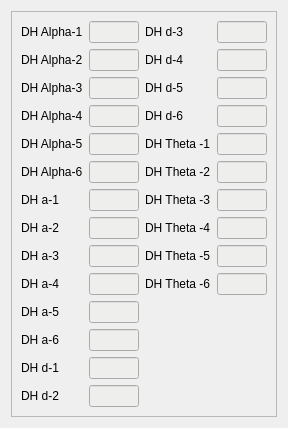
                <widget class="QWidget" name="widget_2">
                 <attribute name="title">
                  <string>DH parameters</string>
                 </attribute>
                 <layout class="QGridLayout" name="gridLayout_14">
                  <item row="0" column="0">
                   <widget class="QFrame" name="frame_13">
                    <property name="autoFillBackground">
                     <bool>false</bool>
                    </property>
                    <property name="frameShape">
                     <enum>QFrame::StyledPanel</enum>
                    </property>
                    <property name="frameShadow">
                     <enum>QFrame::Raised</enum>
                    </property>
                    <layout class="QGridLayout" name="gridLayout_16">
                     <property name="topMargin">
                      <number>9</number>
                     </property>
                     <item row="1" column="7">
                      <widget class="QLabel" name="label_12">
                       <property name="maximumSize">
                        <size>
                         <width>100</width>
                         <height>16777215</height>
                        </size>
                       </property>
                       <property name="text">
                        <string>DH d-4</string>
                       </property>
                      </widget>
                     </item>
                     <item row="3" column="7">
                      <widget class="QLabel" name="label_37">
                       <property name="maximumSize">
                        <size>
                         <width>100</width>
                         <height>16777215</height>
                        </size>
                       </property>
                       <property name="text">
                        <string>DH d-6</string>
                       </property>
                      </widget>
                     </item>
                     <item row="5" column="7">
                      <widget class="QLabel" name="label_44">
                       <property name="maximumSize">
                        <size>
                         <width>100</width>
                         <height>16777215</height>
                        </size>
                       </property>
                       <property name="text">
                        <string>DH Theta -2</string>
                       </property>
                      </widget>
                     </item>
                     <item row="2" column="7">
                      <widget class="QLabel" name="label_29">
                       <property name="maximumSize">
                        <size>
                         <width>100</width>
                         <height>16777215</height>
                        </size>
                       </property>
                       <property name="text">
                        <string>DH d-5</string>
                       </property>
                      </widget>
                     </item>
                     <item row="4" column="7">
                      <widget class="QLabel" name="label_40">
                       <property name="maximumSize">
                        <size>
                         <width>100</width>
                         <height>16777215</height>
                        </size>
                       </property>
                       <property name="text">
                        <string>DH Theta -1</string>
                       </property>
                      </widget>
                     </item>
                     <item row="0" column="7">
                      <widget class="QLabel" name="label_30">
                       <property name="maximumSize">
                        <size>
                         <width>100</width>
                         <height>16777215</height>
                        </size>
                       </property>
                       <property name="text">
                        <string>DH d-3</string>
                       </property>
                      </widget>
                     </item>
                     <item row="0" column="4">
                      <widget class="QLabel" name="label_4">
                       <property name="maximumSize">
                        <size>
                         <width>100</width>
                         <height>16777215</height>
                        </size>
                       </property>
                       <property name="text">
                        <string>DH Alpha-1</string>
                       </property>
                      </widget>
                     </item>
                     <item row="0" column="8">
                      <widget class="QLineEdit" name="dh_d3">
                       <property name="maximumSize">
                        <size>
                         <width>50</width>
                         <height>16777215</height>
                        </size>
                       </property>
                       <property name="styleSheet">
                        <string notr="true">background-color: rgb(238, 238, 236);</string>
                       </property>
                      </widget>
                     </item>
                     <item row="1" column="8">
                      <widget class="QLineEdit" name="dh_d4">
                       <property name="maximumSize">
                        <size>
                         <width>50</width>
                         <height>16777215</height>
                        </size>
                       </property>
                       <property name="styleSheet">
                        <string notr="true">background-color: rgb(238, 238, 236);</string>
                       </property>
                      </widget>
                     </item>
                     <item row="2" column="8">
                      <widget class="QLineEdit" name="dh_d5">
                       <property name="maximumSize">
                        <size>
                         <width>50</width>
                         <height>16777215</height>
                        </size>
                       </property>
                       <property name="styleSheet">
                        <string notr="true">background-color: rgb(238, 238, 236);</string>
                       </property>
                      </widget>
                     </item>
                     <item row="3" column="8">
                      <widget class="QLineEdit" name="dh_d6">
                       <property name="maximumSize">
                        <size>
                         <width>50</width>
                         <height>16777215</height>
                        </size>
                       </property>
                       <property name="styleSheet">
                        <string notr="true">background-color: rgb(238, 238, 236);</string>
                       </property>
                      </widget>
                     </item>
                     <item row="4" column="8">
                      <widget class="QLineEdit" name="dh_theta1">
                       <property name="maximumSize">
                        <size>
                         <width>50</width>
                         <height>16777215</height>
                        </size>
                       </property>
                       <property name="styleSheet">
                        <string notr="true">background-color: rgb(238, 238, 236);</string>
                       </property>
                      </widget>
                     </item>
                     <item row="5" column="8">
                      <widget class="QLineEdit" name="dh_theta2">
                       <property name="maximumSize">
                        <size>
                         <width>50</width>
                         <height>16777215</height>
                        </size>
                       </property>
                       <property name="styleSheet">
                        <string notr="true">background-color: rgb(238, 238, 236);</string>
                       </property>
                      </widget>
                     </item>
                     <item row="0" column="5">
                      <widget class="QLineEdit" name="dh_alpha1">
                       <property name="maximumSize">
                        <size>
                         <width>50</width>
                         <height>16777215</height>
                        </size>
                       </property>
                       <property name="styleSheet">
                        <string notr="true">background-color: rgb(238, 238, 236);</string>
                       </property>
                      </widget>
                     </item>
                     <item row="1" column="5">
                      <widget class="QLineEdit" name="dh_alpha2">
                       <property name="maximumSize">
                        <size>
                         <width>50</width>
                         <height>16777215</height>
                        </size>
                       </property>
                       <property name="styleSheet">
                        <string notr="true">background-color: rgb(238, 238, 236);</string>
                       </property>
                      </widget>
                     </item>
                     <item row="2" column="5">
                      <widget class="QLineEdit" name="dh_alpha3">
                       <property name="maximumSize">
                        <size>
                         <width>50</width>
                         <height>16777215</height>
                        </size>
                       </property>
                       <property name="styleSheet">
                        <string notr="true">background-color: rgb(238, 238, 236);</string>
                       </property>
                      </widget>
                     </item>
                     <item row="3" column="5">
                      <widget class="QLineEdit" name="dh_alpha4">
                       <property name="maximumSize">
                        <size>
                         <width>50</width>
                         <height>16777215</height>
                        </size>
                       </property>
                       <property name="styleSheet">
                        <string notr="true">background-color: rgb(238, 238, 236);</string>
                       </property>
                      </widget>
                     </item>
                     <item row="1" column="4">
                      <widget class="QLabel" name="label_31">
                       <property name="maximumSize">
                        <size>
                         <width>100</width>
                         <height>16777215</height>
                        </size>
                       </property>
                       <property name="text">
                        <string>DH Alpha-2</string>
                       </property>
                      </widget>
                     </item>
                     <item row="2" column="4">
                      <widget class="QLabel" name="label_13">
                       <property name="maximumSize">
                        <size>
                         <width>100</width>
                         <height>16777215</height>
                        </size>
                       </property>
                       <property name="text">
                        <string>DH Alpha-3</string>
                       </property>
                      </widget>
                     </item>
                     <item row="3" column="4">
                      <widget class="QLabel" name="label_32">
                       <property name="maximumSize">
                        <size>
                         <width>100</width>
                         <height>16777215</height>
                        </size>
                       </property>
                       <property name="text">
                        <string>DH Alpha-4</string>
                       </property>
                      </widget>
                     </item>
                     <item row="4" column="4">
                      <widget class="QLabel" name="label_6">
                       <property name="maximumSize">
                        <size>
                         <width>100</width>
                         <height>16777215</height>
                        </size>
                       </property>
                       <property name="text">
                        <string>DH Alpha-5</string>
                       </property>
                      </widget>
                     </item>
                     <item row="5" column="4">
                      <widget class="QLabel" name="label_33">
                       <property name="maximumSize">
                        <size>
                         <width>100</width>
                         <height>16777215</height>
                        </size>
                       </property>
                       <property name="text">
                        <string>DH Alpha-6</string>
                       </property>
                      </widget>
                     </item>
                     <item row="6" column="4">
                      <widget class="QLabel" name="label_34">
                       <property name="maximumSize">
                        <size>
                         <width>100</width>
                         <height>16777215</height>
                        </size>
                       </property>
                       <property name="text">
                        <string>DH a-1</string>
                       </property>
                      </widget>
                     </item>
                     <item row="7" column="4">
                      <widget class="QLabel" name="label_35">
                       <property name="maximumSize">
                        <size>
                         <width>100</width>
                         <height>16777215</height>
                        </size>
                       </property>
                       <property name="text">
                        <string>DH a-2</string>
                       </property>
                      </widget>
                     </item>
                     <item row="8" column="4">
                      <widget class="QLabel" name="label_36">
                       <property name="maximumSize">
                        <size>
                         <width>100</width>
                         <height>16777215</height>
                        </size>
                       </property>
                       <property name="text">
                        <string>DH a-3</string>
                       </property>
                      </widget>
                     </item>
                     <item row="9" column="4">
                      <widget class="QLabel" name="label_27">
                       <property name="maximumSize">
                        <size>
                         <width>100</width>
                         <height>16777215</height>
                        </size>
                       </property>
                       <property name="text">
                        <string>DH a-4</string>
                       </property>
                      </widget>
                     </item>
                     <item row="10" column="4">
                      <widget class="QLabel" name="label_5">
                       <property name="maximumSize">
                        <size>
                         <width>100</width>
                         <height>16777215</height>
                        </size>
                       </property>
                       <property name="text">
                        <string>DH a-5</string>
                       </property>
                      </widget>
                     </item>
                     <item row="11" column="4">
                      <widget class="QLabel" name="label_7">
                       <property name="maximumSize">
                        <size>
                         <width>100</width>
                         <height>16777215</height>
                        </size>
                       </property>
                       <property name="text">
                        <string>DH a-6</string>
                       </property>
                      </widget>
                     </item>
                     <item row="12" column="4">
                      <widget class="QLabel" name="label_28">
                       <property name="maximumSize">
                        <size>
                         <width>100</width>
                         <height>16777215</height>
                        </size>
                       </property>
                       <property name="text">
                        <string>DH d-1</string>
                       </property>
                      </widget>
                     </item>
                     <item row="13" column="4">
                      <widget class="QLabel" name="label_9">
                       <property name="maximumSize">
                        <size>
                         <width>100</width>
                         <height>16777215</height>
                        </size>
                       </property>
                       <property name="text">
                        <string>DH d-2</string>
                       </property>
                      </widget>
                     </item>
                     <item row="4" column="5">
                      <widget class="QLineEdit" name="dh_alpha5">
                       <property name="maximumSize">
                        <size>
                         <width>50</width>
                         <height>16777215</height>
                        </size>
                       </property>
                       <property name="styleSheet">
                        <string notr="true">background-color: rgb(238, 238, 236);</string>
                       </property>
                      </widget>
                     </item>
                     <item row="5" column="5">
                      <widget class="QLineEdit" name="dh_alpha6">
                       <property name="maximumSize">
                        <size>
                         <width>50</width>
                         <height>16777215</height>
                        </size>
                       </property>
                       <property name="styleSheet">
                        <string notr="true">background-color: rgb(238, 238, 236);</string>
                       </property>
                      </widget>
                     </item>
                     <item row="6" column="5">
                      <widget class="QLineEdit" name="dh_a1">
                       <property name="maximumSize">
                        <size>
                         <width>50</width>
                         <height>16777215</height>
                        </size>
                       </property>
                       <property name="styleSheet">
                        <string notr="true">background-color: rgb(238, 238, 236);</string>
                       </property>
                      </widget>
                     </item>
                     <item row="7" column="5">
                      <widget class="QLineEdit" name="dh_a2">
                       <property name="maximumSize">
                        <size>
                         <width>50</width>
                         <height>16777215</height>
                        </size>
                       </property>
                       <property name="styleSheet">
                        <string notr="true">background-color: rgb(238, 238, 236);</string>
                       </property>
                      </widget>
                     </item>
                     <item row="8" column="5">
                      <widget class="QLineEdit" name="dh_a3">
                       <property name="maximumSize">
                        <size>
                         <width>50</width>
                         <height>16777215</height>
                        </size>
                       </property>
                       <property name="styleSheet">
                        <string notr="true">background-color: rgb(238, 238, 236);</string>
                       </property>
                      </widget>
                     </item>
                     <item row="9" column="5">
                      <widget class="QLineEdit" name="dh_a4">
                       <property name="maximumSize">
                        <size>
                         <width>50</width>
                         <height>16777215</height>
                        </size>
                       </property>
                       <property name="styleSheet">
                        <string notr="true">background-color: rgb(238, 238, 236);</string>
                       </property>
                      </widget>
                     </item>
                     <item row="10" column="5">
                      <widget class="QLineEdit" name="dh_a5">
                       <property name="maximumSize">
                        <size>
                         <width>50</width>
                         <height>16777215</height>
                        </size>
                       </property>
                       <property name="styleSheet">
                        <string notr="true">background-color: rgb(238, 238, 236);</string>
                       </property>
                      </widget>
                     </item>
                     <item row="11" column="5">
                      <widget class="QLineEdit" name="dh_a6">
                       <property name="maximumSize">
                        <size>
                         <width>50</width>
                         <height>16777215</height>
                        </size>
                       </property>
                       <property name="styleSheet">
                        <string notr="true">background-color: rgb(238, 238, 236);</string>
                       </property>
                      </widget>
                     </item>
                     <item row="12" column="5">
                      <widget class="QLineEdit" name="dh_d1">
                       <property name="maximumSize">
                        <size>
                         <width>50</width>
                         <height>16777215</height>
                        </size>
                       </property>
                       <property name="styleSheet">
                        <string notr="true">background-color: rgb(238, 238, 236);</string>
                       </property>
                      </widget>
                     </item>
                     <item row="13" column="5">
                      <widget class="QLineEdit" name="dh_d2">
                       <property name="maximumSize">
                        <size>
                         <width>50</width>
                         <height>16777215</height>
                        </size>
                       </property>
                       <property name="styleSheet">
                        <string notr="true">background-color: rgb(238, 238, 236);</string>
                       </property>
                      </widget>
                     </item>
                     <item row="6" column="7">
                      <widget class="QLabel" name="label_42">
                       <property name="maximumSize">
                        <size>
                         <width>100</width>
                         <height>16777215</height>
                        </size>
                       </property>
                       <property name="text">
                        <string>DH Theta -3</string>
                       </property>
                      </widget>
                     </item>
                     <item row="7" column="7">
                      <widget class="QLabel" name="label_41">
                       <property name="maximumSize">
                        <size>
                         <width>100</width>
                         <height>16777215</height>
                        </size>
                       </property>
                       <property name="text">
                        <string>DH Theta -4</string>
                       </property>
                      </widget>
                     </item>
                     <item row="8" column="7">
                      <widget class="QLabel" name="label_45">
                       <property name="maximumSize">
                        <size>
                         <width>100</width>
                         <height>16777215</height>
                        </size>
                       </property>
                       <property name="text">
                        <string>DH Theta -5</string>
                       </property>
                      </widget>
                     </item>
                     <item row="9" column="7">
                      <widget class="QLabel" name="label_46">
                       <property name="maximumSize">
                        <size>
                         <width>100</width>
                         <height>16777215</height>
                        </size>
                       </property>
                       <property name="text">
                        <string>DH Theta -6</string>
                       </property>
                      </widget>
                     </item>
                     <item row="6" column="8">
                      <widget class="QLineEdit" name="dh_theta3">
                       <property name="maximumSize">
                        <size>
                         <width>50</width>
                         <height>16777215</height>
                        </size>
                       </property>
                       <property name="styleSheet">
                        <string notr="true">background-color: rgb(238, 238, 236);</string>
                       </property>
                      </widget>
                     </item>
                     <item row="7" column="8">
                      <widget class="QLineEdit" name="dh_theta4">
                       <property name="maximumSize">
                        <size>
                         <width>50</width>
                         <height>16777215</height>
                        </size>
                       </property>
                       <property name="styleSheet">
                        <string notr="true">background-color: rgb(238, 238, 236);</string>
                       </property>
                      </widget>
                     </item>
                     <item row="8" column="8">
                      <widget class="QLineEdit" name="dh_theta5">
                       <property name="maximumSize">
                        <size>
                         <width>50</width>
                         <height>16777215</height>
                        </size>
                       </property>
                       <property name="styleSheet">
                        <string notr="true">background-color: rgb(238, 238, 236);</string>
                       </property>
                      </widget>
                     </item>
                     <item row="9" column="8">
                      <widget class="QLineEdit" name="dh_theta6">
                       <property name="maximumSize">
                        <size>
                         <width>50</width>
                         <height>16777215</height>
                        </size>
                       </property>
                       <property name="styleSheet">
                        <string notr="true">background-color: rgb(238, 238, 236);</string>
                       </property>
                      </widget>
                     </item>
                    </layout>
                   </widget>
                  </item>
                 </layout>
                </widget>
